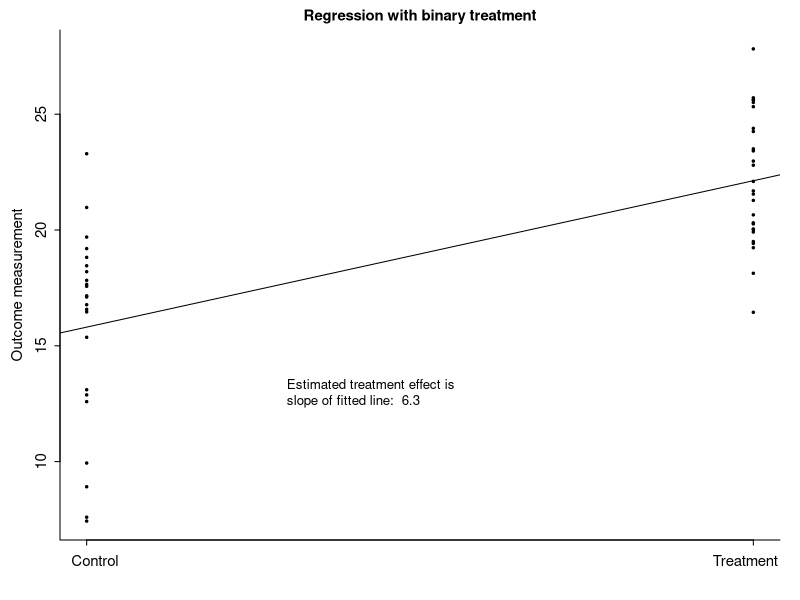
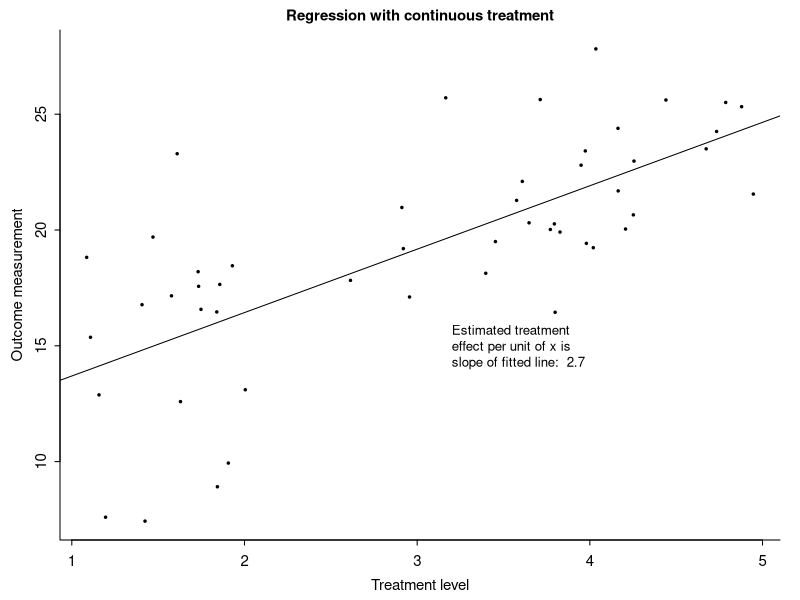
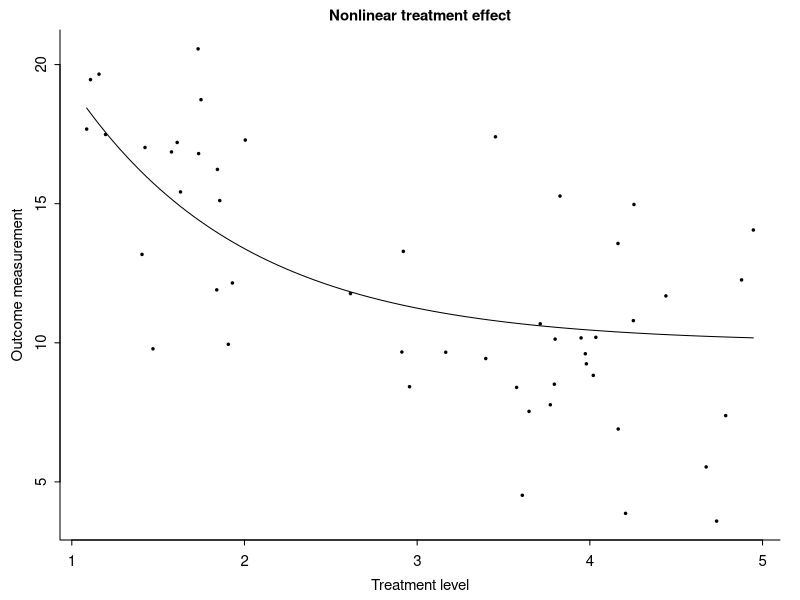
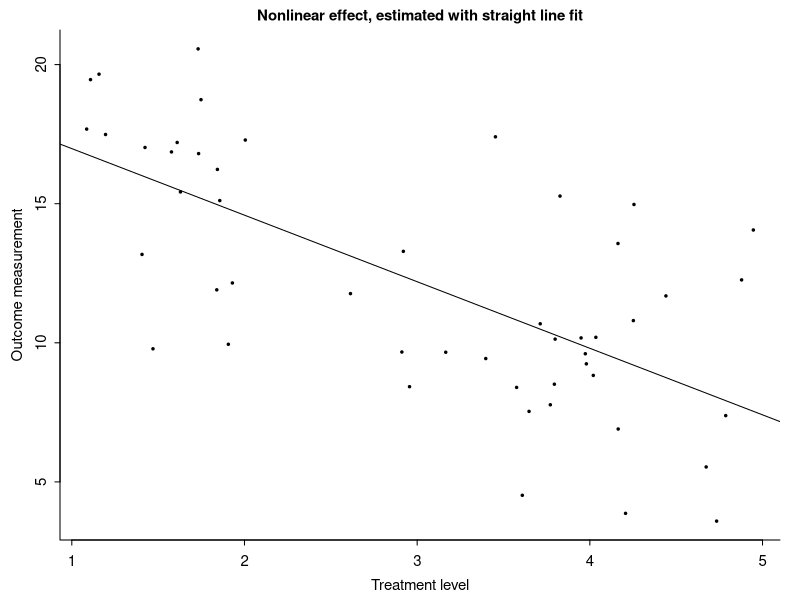
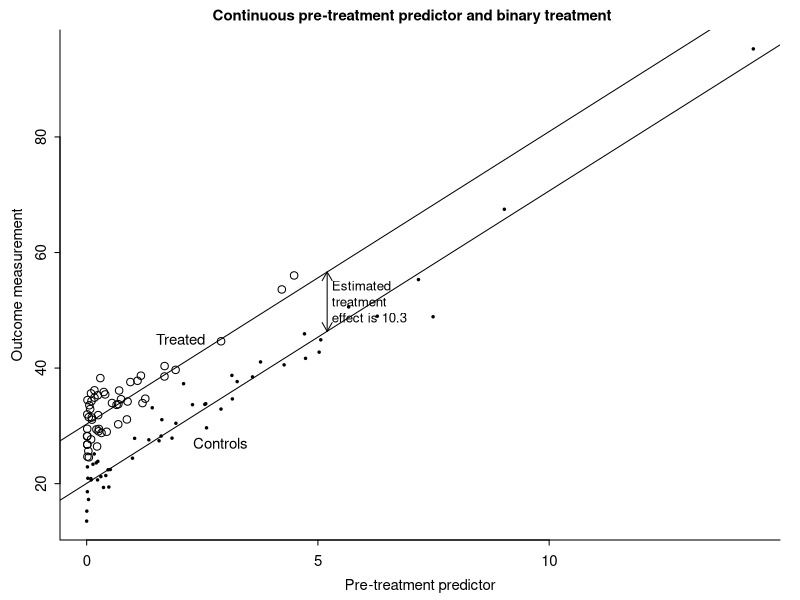

The R script that drew these images, in order:
## Simple graphs illustrating regression for causal inference

library("arm")
setwd("~/AndrewFiles/books/regression.and.other.stories/Examples/SimpleCausal")

N <- 50
x <- runif(N, 1, 5)
y <- rnorm(N, 10 + 3*x, 3)
x_binary <- ifelse(x<3, 0, 1)

lm_1a <- lm(y ~ x_binary)
display(lm_1a)

pdf(here("SimpleCausal/figs","overview_1a.pdf"), height=3.5, width=4.5)
par(mar=c(3, 3, 1.5, 1), mgp=c(1.7, .5, 0), tck=-.01)
plot(x_binary, y, xlab="", ylab="Outcome measurement", pch=20, cex=.5, bty="l", main="Regression with binary treatment", cex.main=.9, xaxt="n", cex.lab=.9, cex.axis=.9)
axis(1, c(0,1), c("    Control", "Treatment    "), cex.axis=.9)
abline(coef(lm_1a)[1], coef(lm_1a)[2])
text(0.3, 13, paste("Estimated treatment effect is\nslope of fitted line: ", fround(coef(lm_1a)[2], 1)), cex=.8, adj=0)
dev.off()

lm_1b <- lm(y ~ x)
display(lm_1b)

pdf(here("SimpleCausal/figs","overview_1b.pdf"), height=3.5, width=4.5)
par(mar=c(3, 3, 1.5, 1), mgp=c(1.7, .5, 0), tck=-.01)
plot(x, y, xlab="Treatment level", ylab="Outcome measurement", pch=20, cex=.5, bty="l", main="Regression with continuous treatment", cex.main=.9, cex.lab=.9, cex.axis=.9)
abline(coef(lm_1b)[1], coef(lm_1b)[2])
text(3.2, 15, paste("Estimated treatment\neffect per unit of x is\nslope of fitted line: ", fround(coef(lm_1b)[2], 1)), cex=.8, adj=0)
dev.off()

y <- rnorm(N, 10 + 25*exp(-x), 3)

lm_2a <- lm(y ~ x)
display(lm_2a)


pdf(here("SimpleCausal/figs","overview_2a.pdf"), height=3.5, width=4.5)
par(mar=c(3, 3, 1.5, 1), mgp=c(1.7, .5, 0), tck=-.01)
plot(x, y, xlab="Treatment level", ylab="Outcome measurement", pch=20, cex=.5, bty="l", main="Nonlinear treatment effect", cex.main=.9, cex.lab=.9, cex.axis=.9)
curve(10 + 25*exp(-x), add=TRUE)
dev.off()

pdf(here("SimpleCausal/figs","overview_2b.pdf"), height=3.5, width=4.5)
par(mar=c(3, 3, 1.5, 1), mgp=c(1.7, .5, 0), tck=-.01)
plot(x, y, xlab="Treatment level", ylab="Outcome measurement", pch=20, cex=.5, bty="l", main="Nonlinear effect, estimated with straight line fit", cex.main=.9, cex.lab=.9, cex.axis=.9)
abline(coef(lm_2a)[1], coef(lm_2a)[2])
dev.off()

N <- 100
xx <- rnorm(N, 0, 1)^2
z <- rep(0:1, N/2)
xx <- ifelse(z==0, rnorm(N, 0, 1.2)^2, rnorm(N, 0, .8)^2)
yy <- rnorm(N, 20 + 5*xx + 10*z, 3)
lm_2 <- lm(yy ~ xx + z)
display(lm_2)

pdf(here("SimpleCausal/figs","overview_3.pdf"), height=3.5, width=4.5)
par(mar=c(3, 3, 1.5, 1), mgp=c(1.7, .5, 0), tck=-.01)
plot(xx, yy, xlab="Pre-treatment predictor", ylab="Outcome measurement", bty="l", main="Continuous pre-treatment predictor and binary treatment    ", cex.main=.9, cex.lab=.9, cex.axis=.9, type="n")
points(xx[z==0], yy[z==0], pch=20, cex=.5)
points(xx[z==1], yy[z==1], pch=1, cex=1)
abline(coef(lm_2)[1], coef(lm_2)[2])
abline(coef(lm_2)[1] + coef(lm_2)[3], coef(lm_2)[2])
text(2.3, 27, "Controls", cex=.9, adj=0)
text(1.5, 45, "Treated", cex=.9, adj=0)
x0 <- 5.2
arrows(x0, coef(lm_2)[1] + coef(lm_2)[2]*x0, x0, coef(lm_2)[1] + coef(lm_2)[2]*x0 + coef(lm_2)[3], length=.1, code=3)
text(x0+.1, coef(lm_2)[1] + coef(lm_2)[2]*x0 + .5*coef(lm_2)[3], paste("Estimated\ntreatment\neffect is", fround(coef(lm_2)[3], 1)), cex=.8, adj=0)
dev.off()

for (j in 0:1) print(mean(yy[z==j]))
for (j in 0:1) print(mean(xx[z==j]))
